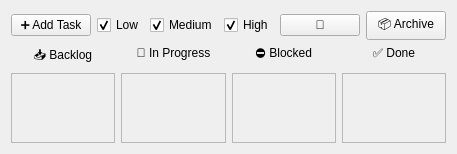
<?xml version="1.0" encoding="UTF-8"?>
<ui version="4.0">
 <class>BoardPage</class>
 <widget class="QWidget" name="BoardPage">
  <layout class="QVBoxLayout" name="mainLayout">
   <!-- Top bar with controls -->
   <item>
    <layout class="QHBoxLayout" name="topBar">
     <item>
      <widget class="QPushButton" name="addTaskButton">
       <property name="text"><string>➕ Add Task</string></property>
      </widget>
     </item>
     <item>
      <layout class="QHBoxLayout" name="priorityFilterLayout">
       <item>
        <widget class="QCheckBox" name="lowPriorityCheckBox">
         <property name="text"><string>Low</string></property>
         <property name="checked"><bool>true</bool></property>
        </widget>
       </item>
       <item>
        <widget class="QCheckBox" name="mediumPriorityCheckBox">
         <property name="text"><string>Medium</string></property>
         <property name="checked"><bool>true</bool></property>
        </widget>
       </item>
       <item>
        <widget class="QCheckBox" name="highPriorityCheckBox">
         <property name="text"><string>High</string></property>
         <property name="checked"><bool>true</bool></property>
        </widget>
       </item>
      </layout>
     </item>
     <item>
      <widget class="QPushButton" name="themeToggleButton">
       <property name="text"><string>🌙</string></property>
      </widget>
     </item>
     <item>
      <widget class="QPushButton" name="archiveButton">
       <property name="text"><string>📦 Archive</string></property>
      </widget>
     </item>
    </layout>
   </item>

   <!-- Column headers -->
   <item>
    <layout class="QHBoxLayout" name="columnHeaders">
     <item>
      <widget class="QLabel" name="backlogLabel">
       <property name="text"><string>📥 Backlog</string></property>
       <property name="alignment"><set>Qt::AlignHCenter</set></property>
      </widget>
     </item>
     <item>
      <widget class="QLabel" name="inProgressLabel">
       <property name="text"><string>🚧 In Progress</string></property>
       <property name="alignment"><set>Qt::AlignHCenter</set></property>
      </widget>
     </item>
     <item>
      <widget class="QLabel" name="blockedLabel">
       <property name="text"><string>⛔ Blocked</string></property>
       <property name="alignment"><set>Qt::AlignHCenter</set></property>
      </widget>
     </item>
     <item>
      <widget class="QLabel" name="doneLabel">
       <property name="text"><string>✅ Done</string></property>
       <property name="alignment"><set>Qt::AlignHCenter</set></property>
      </widget>
     </item>
    </layout>
   </item>

   <!-- Board columns -->
   <item>
    <layout class="QHBoxLayout" name="boardLayout">
     <item>
      <widget class="QScrollArea" name="backlogArea">
       <property name="widgetResizable"><bool>true</bool></property>
       <property name="minimumWidth"><number>250</number></property>
       <widget class="QWidget" name="backlogContainer">
        <layout class="QVBoxLayout" name="backlogList">
         <property name="alignment"><set>Qt::AlignTop</set></property>
        </layout>
       </widget>
      </widget>
     </item>
     <item>
      <widget class="QScrollArea" name="inProgressArea">
       <property name="widgetResizable"><bool>true</bool></property>
       <property name="minimumWidth"><number>250</number></property>
       <widget class="QWidget" name="inProgressContainer">
        <layout class="QVBoxLayout" name="inProgressList">
         <property name="alignment"><set>Qt::AlignTop</set></property>
        </layout>
       </widget>
      </widget>
     </item>
     <item>
      <widget class="QScrollArea" name="blockedArea">
       <property name="widgetResizable"><bool>true</bool></property>
       <property name="minimumWidth"><number>250</number></property>
       <widget class="QWidget" name="blockedContainer">
        <layout class="QVBoxLayout" name="blockedList">
         <property name="alignment"><set>Qt::AlignTop</set></property>
        </layout>
       </widget>
      </widget>
     </item>
     <item>
      <widget class="QScrollArea" name="doneArea">
       <property name="widgetResizable"><bool>true</bool></property>
       <property name="minimumWidth"><number>250</number></property>
       <widget class="QWidget" name="doneContainer">
        <layout class="QVBoxLayout" name="doneList">
         <property name="alignment"><set>Qt::AlignTop</set></property>
        </layout>
       </widget>
      </widget>
     </item>
    </layout>
   </item>

  </layout>
 </widget>
 <resources/>
 <connections/>
</ui>
